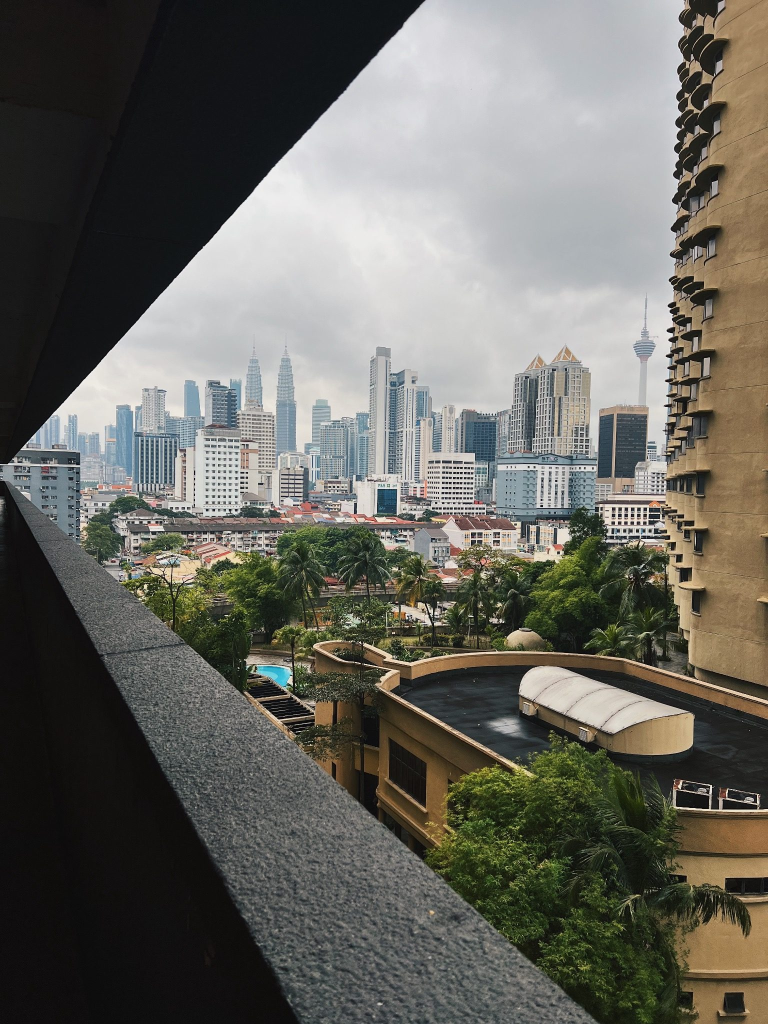
#> input picture photos-src/balcony.jpg, 1536 x 2048 px (shown at 1/2 size); its folder holds only this picture in this run
$ python photos.py
#> lines starting #> are read from the running program, lines starting #| are printed output that depends on the picture
"""Build the responsive WebP sizes in public/photos/ from the masters in photos-src/.

    python scripts/photos.py

Each master becomes <name>-480.webp, <name>-960.webp and <name>-<full>.webp, where
<full> is the master's own width capped at 1536; steps at or above a small master's
width are skipped rather than upscaled. src/data/photos.js builds the
srcset from the same widths, so keep WIDTHS and MAX in step with its `photo()` helper.
Re-saving also drops EXIF/GPS from what ships.
"""
from pathlib import Path

from PIL import Image

WIDTHS = (480, 960)
MAX = 1536
src = Path('photos-src')
out = Path('public/photos')
out.mkdir(parents=True, exist_ok=True)

for master in sorted(src.glob('*.jpg')):
    im = Image.open(master).convert('RGB')
#> im is the input picture: PIL image 1536x2048 RGB; mean R, G, B 103.8, 102.5, 95.4
    for w in (*(w for w in WIDTHS if w < im.width), min(MAX, im.width)):
        h = round(im.height * w / im.width)
        dest = out / f'{master.stem}-{w}.webp'
        im.resize((w, h), Image.LANCZOS).save(dest, 'WEBP', quality=78, method=6)
        print(f'{dest}  {dest.stat().st_size // 1024} KB')
#> this loop made 3 passes
#> pass 1, `im.resize((w, h), Image.LANCZOS).save(dest, 'WEBP', quality=78, method..`:
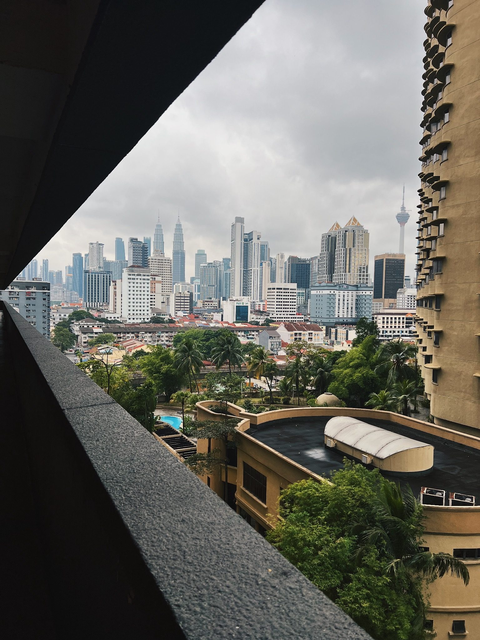
#> saved as balcony-480.webp: PIL image 480x640 RGB; mean R, G, B 103.8, 102.5, 95.4

$ run again, on photos-src/floating-mosque.jpg
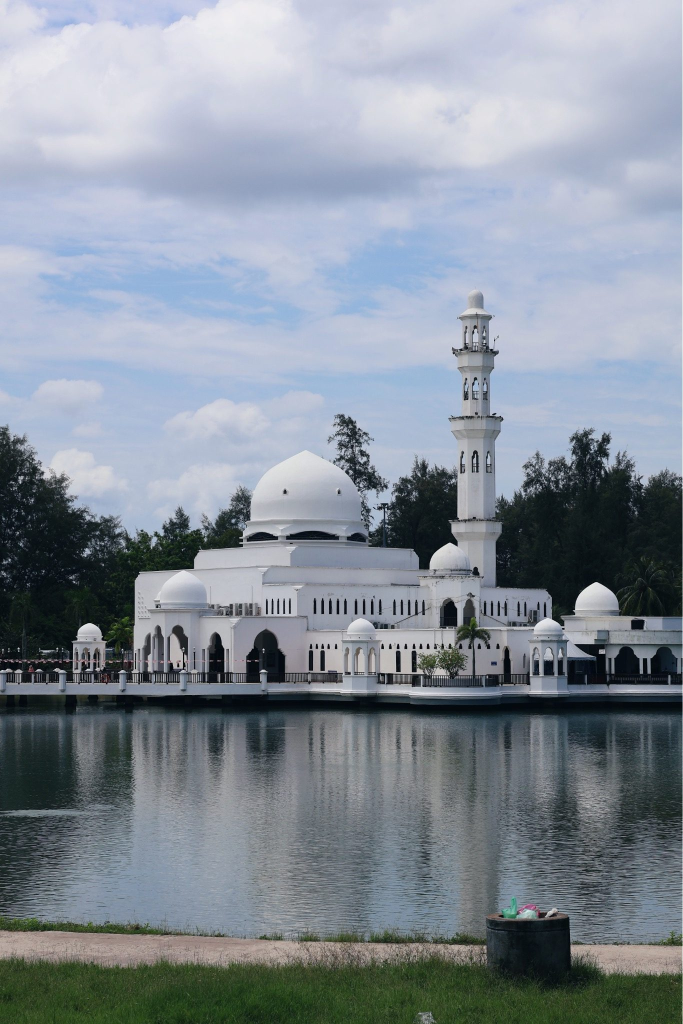
#> input picture photos-src/floating-mosque.jpg, 1366 x 2048 px (shown at 1/2 size)
#> im is the input picture: PIL image 1366x2048 RGB; mean R, G, B 133.4, 142.2, 152.5
#> the loop `for w in (*(w for w in WIDTHS if w < im.width), min(MAX, im.width)):` made 3 passes
#> pass 1, `im.resize((w, h), Image.LANCZOS).save(dest, 'WEBP', quality=78, method..`:
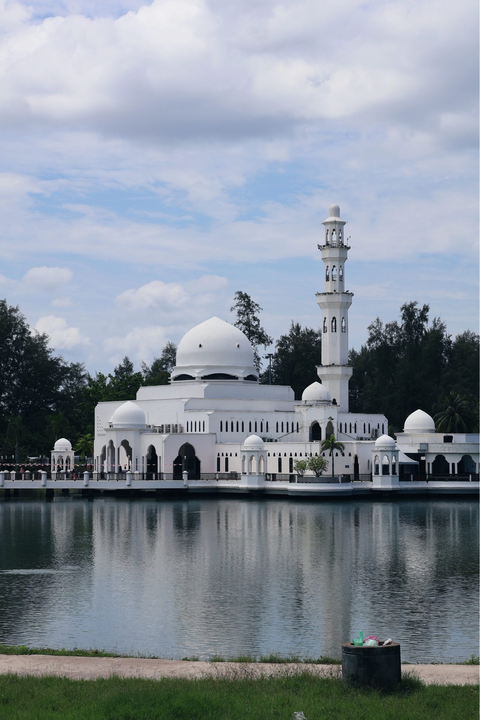
#> saved as floating-mosque-480.webp: PIL image 480x720 RGB; mean R, G, B 133.4, 142.2, 152.5

$ run again, on photos-src/jawi-pole.jpg
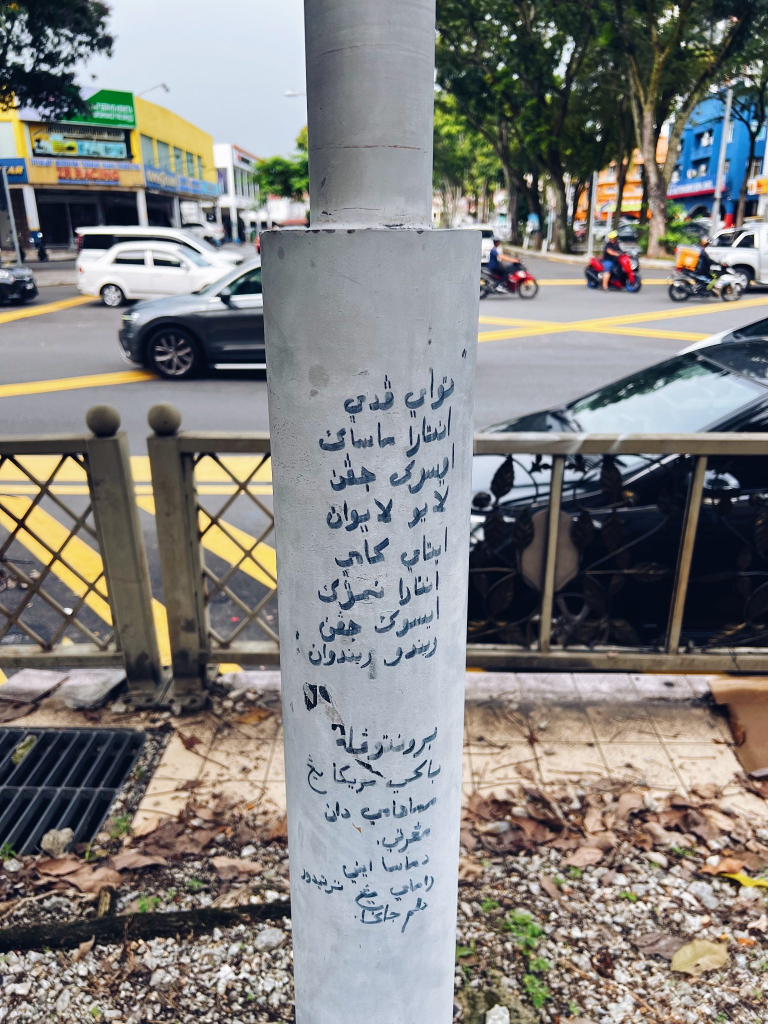
#> input picture photos-src/jawi-pole.jpg, 1536 x 2048 px (shown at 1/2 size)
#> im is the input picture: PIL image 1536x2048 RGB; mean R, G, B 129.8, 128.7, 126.5
#> the loop `for w in (*(w for w in WIDTHS if w < im.width), min(MAX, im.width)):` made 3 passes
#> pass 1, `im.resize((w, h), Image.LANCZOS).save(dest, 'WEBP', quality=78, method..`:
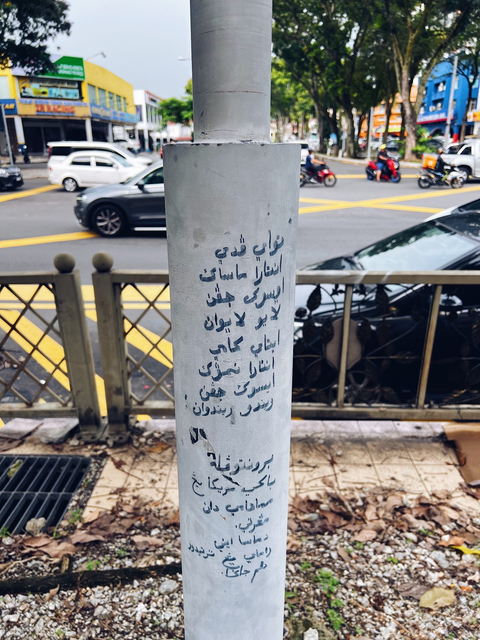
#> saved as jawi-pole-480.webp: PIL image 480x640 RGB; mean R, G, B 129.8, 128.7, 126.5

$ run again, on photos-src/concorde.jpg
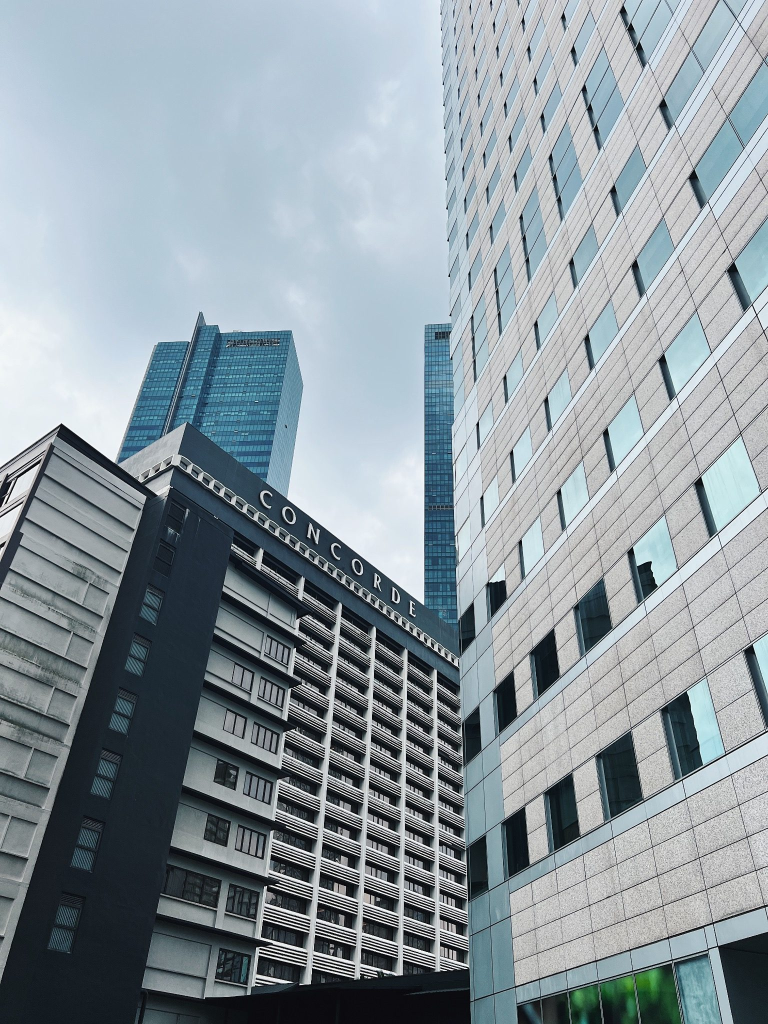
#> input picture photos-src/concorde.jpg, 1536 x 2048 px (shown at 1/2 size)
#> im is the input picture: PIL image 1536x2048 RGB; mean R, G, B 141.2, 152.9, 159.8
#> the loop `for w in (*(w for w in WIDTHS if w < im.width), min(MAX, im.width)):` made 3 passes
#> pass 1, `im.resize((w, h), Image.LANCZOS).save(dest, 'WEBP', quality=78, method..`:
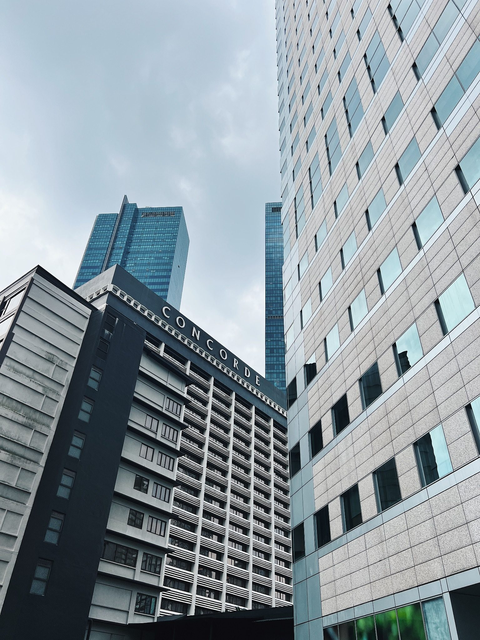
#> saved as concorde-480.webp: PIL image 480x640 RGB; mean R, G, B 141.2, 152.9, 159.8
